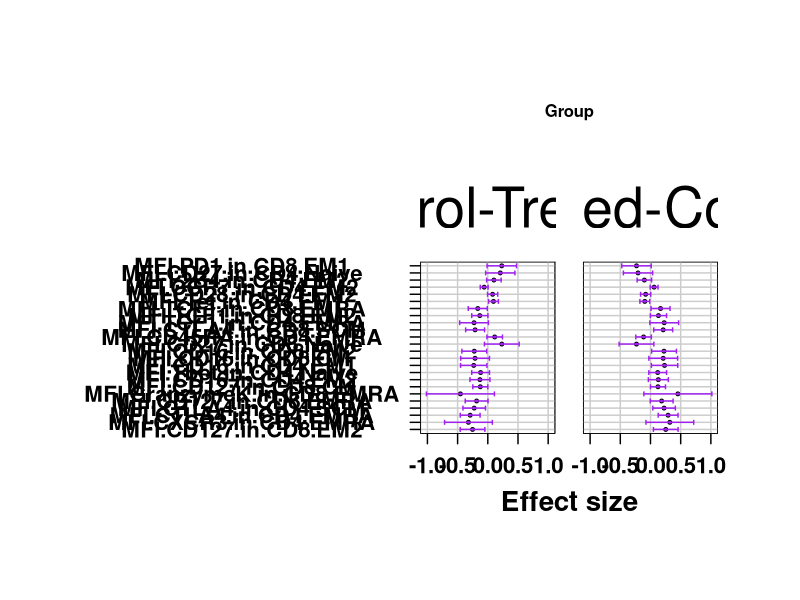
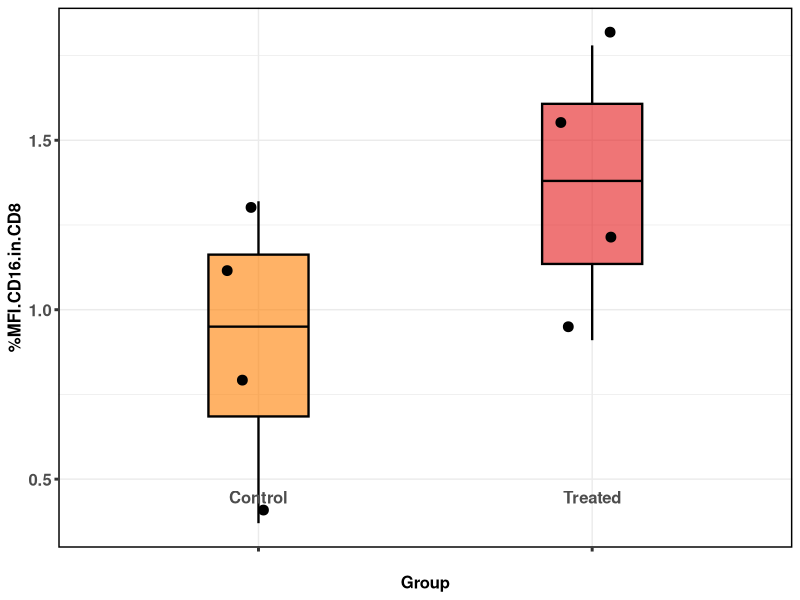
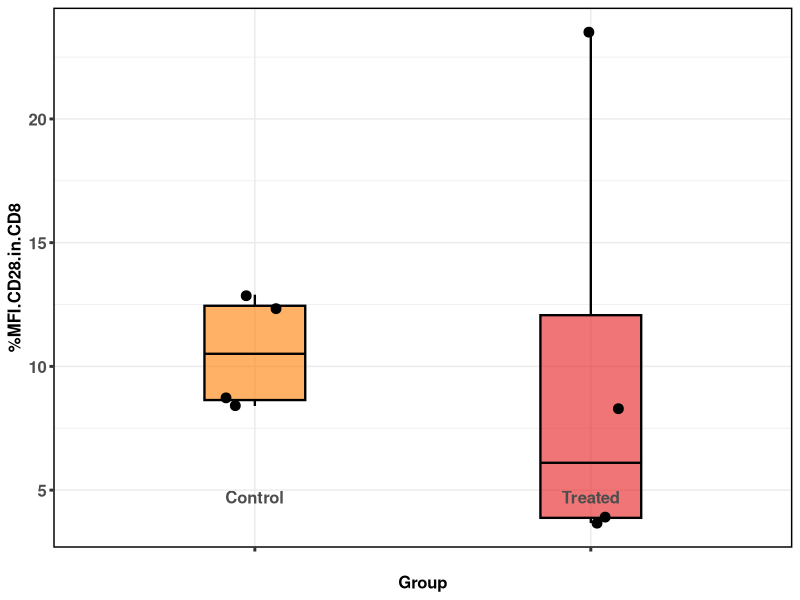
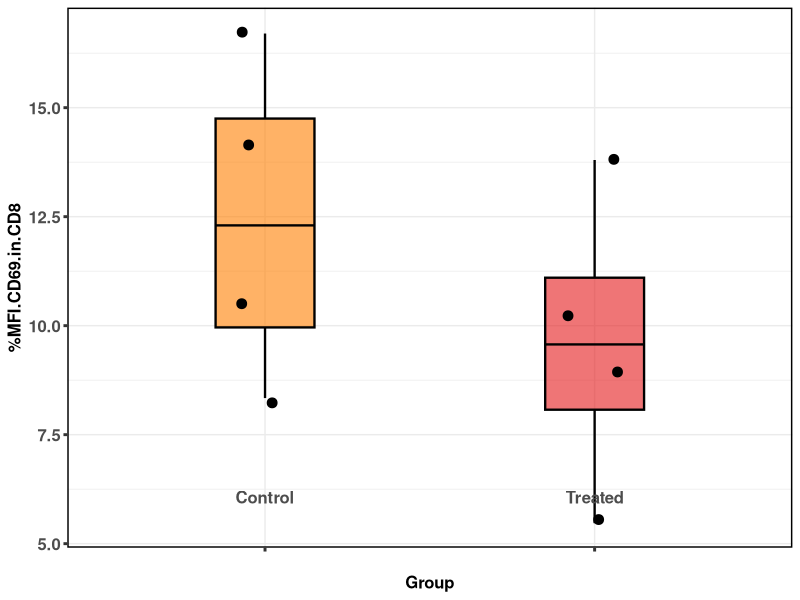
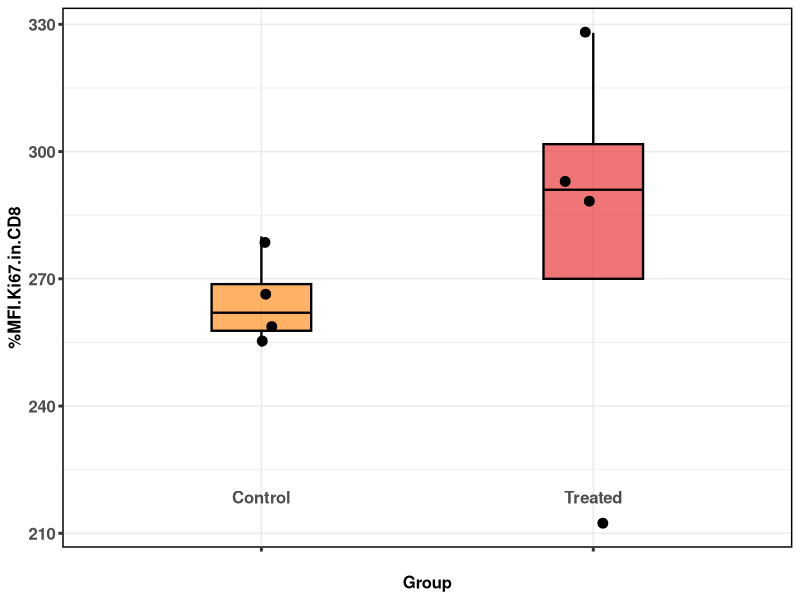
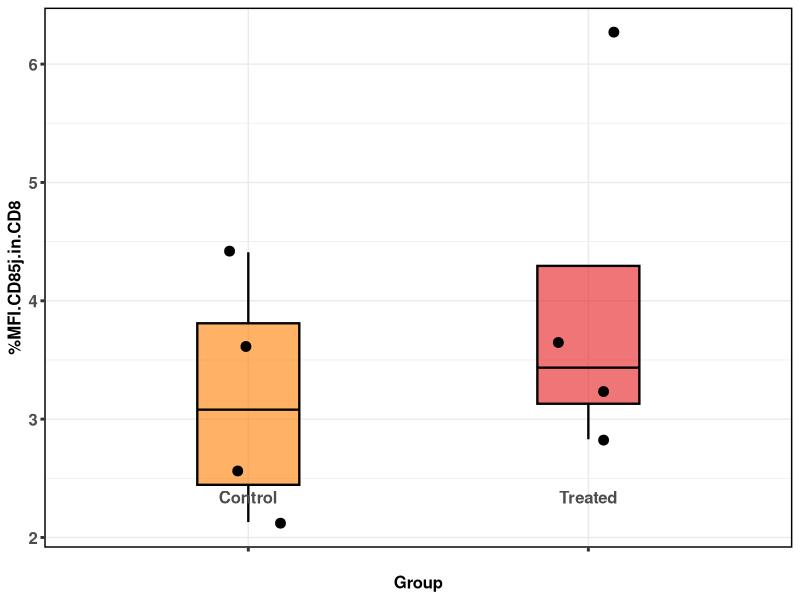
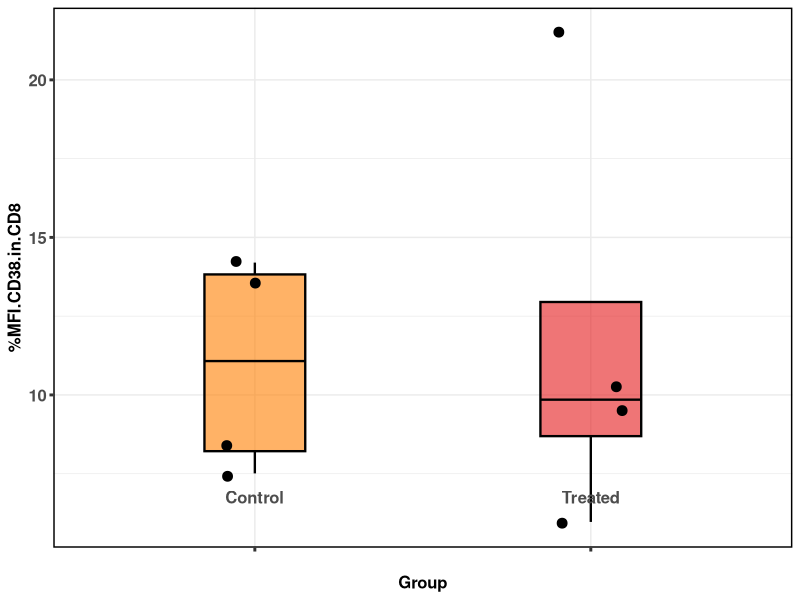
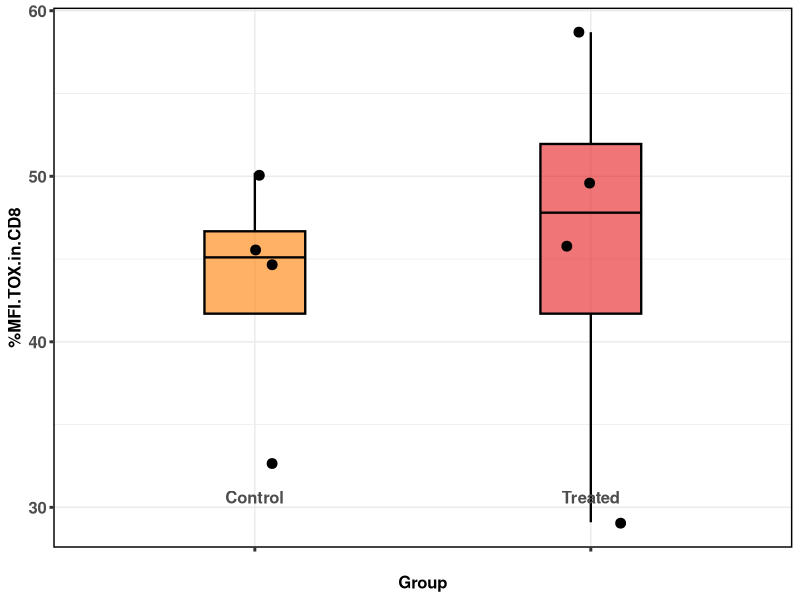

These figures' R source, in order: (Note: this script raises an error after producing the figures.)
## The purpose of this script is to perform multiple regression analysis on data extracted from FlowJo analysis of CyTOF-normalized fcs files

## For a matter of clarity,provided here is an example where the association of a given treatment with CyTOF-generated immunophenotypes is investigated
## For doing this,normalized fcs files are imported into a predefined FlowJo_T.wspt template
## After carefully reviewing the gates,the pre-defined table  is exported as a .csv file, and loaded here in this script

## The steps described below will allow us to run  multiple linear regression analysis, where (i) Group is the treatment (= 'treated versus control' = predictor), 
## (ii) CyTOF is the response, (iii) age, gender, tabac, BMI,..., and batch variables can be included as Control/covariates
## This is meant to answer the question: ??For example can any significant association of treatment with features of T cells in circulation can be detected? ?? 

## For ease of organization,creating a CyTOF Folder with the following subfolders is recommended: 
# CyTOF_Normalized_Files
# CyTOF_Tables
# CyTOF_Subset_Files
# CyTOF_cytofkit
# CyTOF_plots

#### Set wd and useful packages ---------------------------------------------------------------
setwd(".")
library(dplyr)
library(rio)
library(ggplot2)
library(RColorBrewer)
library(stringr)
library(scales)
library(ggthemes)

brewer.set <- "Set1"
brewer.colours.treated <- brewer_pal(palette = brewer.set)(5)[c(5,1)]
font_family="Helvetica"

#### Set up 4 Functions: CreateModelList, GetLmNames, FitLinearModels2, SelectSignificantTests, and PlotResult --------
CreateModelList <- function(models.2.fit, controls){
  CreateModelSubList <- function(models.2.fit, controls){
    lapply(1:nrow(models.2.fit), function(i) list(model = c(models.2.fit[i, -1]), 
                                                  treatments = models.2.fit[i, "treatment"],
                                                  response = models.2.fit[i, "response"]))
  }
  controls <- c("Control")
  models.2.fit <- as.matrix(models.2.fit)
  models.2.fit <- CreateModelSubList(models.2.fit, controls)
}


GetLmNames <- function(frame){
  levels.4.frame <- lapply(frame, levels)
  Reduce(c, lapply(names(levels.4.frame), function(x) paste0(x, levels.4.frame[[x]][-1])))
}

FitLinearModels2 <- function(model.list, variable.frame){
  FitSpecifiedModel <- function(model, variable.frame){
    treatments.lm.names <- GetLmNames(variable.frame[model$treatments])
    data_in<-data.frame(y = variable.frame[[model$response]], variable.frame[model$model])
    
    fit_level<-function(ref_group,model,data_in){
      
      lm_Res<-data.frame(summary(lm(y ~ relevel(Group,ref=ref_group) ,data = data_in ,
                                    singular.ok = FALSE, na.action = na.omit))$coefficients[-c(1),,drop = FALSE])
      lm_Res$Comp_group<-rownames(lm_Res)
      lm_Res$Comp_group <- gsub("relevel(Group, ref = ref_group)", "",lm_Res$Comp_group)
      data.frame(response = model$response, treatment = model$treatments,Ref_group=ref_group,lm_Res , row.names = NULL)
    }
    groups<-as.character(unique(data_in$Group))
    result.frame <- as.data.frame(Reduce(rbind, lapply(groups, fit_level,model=model, data_in=data_in)))
  }
  result.frame <- as.data.frame(Reduce(rbind, lapply(model.list, FitSpecifiedModel, variable.frame = variable.frame)))
  names(result.frame)[4:7] <- c("estimate", "se", "t", "p")
  result.frame$fdr <- p.adjust(result.frame$p, method = "fdr" )
  result.frame
}

# here in sign.levels, you can set the threshold for significance = threshold/2, ie here 0.025 means a threshold at P=0.05
SelectSignificantTests <- function(inference.results, sign.measure = "p", sign.level = 0.025){
  is.significant <- inference.results[,sign.measure] <= sign.level*2
  number.of.significant.tests <- sum(is.significant)
  alpha <- number.of.significant.tests/nrow(inference.results)*sign.level/2
  prob.thresh <- qnorm(1-alpha)
  sign.effects <- inference.results[is.significant,]
  sign.effects.plot.frame <- data.frame(sign.effects[,c("treatment", "response", "Ref_group","Comp_group")], 
                                        mean = sign.effects$estimate,
                                        lower = sign.effects$estimate-prob.thresh*sign.effects$se,
                                        higher = sign.effects$estimate+prob.thresh*sign.effects$se, stringsAsFactors = FALSE)
  sign.effects.plot.frame$legend <- factor(sign.effects.plot.frame$response)
  sign.effects.plot.frame
}

PlotResult <- function(sign.effects.plot.frame){
  path <- file.path(".", "Plots")
  ifelse(!dir.exists(path), dir.create(path), FALSE)
  sign.treatments <- unique(sign.effects.plot.frame$treatment)
  for(j in seq_along(sign.treatments)){
    sign.treatment <- sign.treatments[j]
    plt.vars <- sign.effects.plot.frame %>% filter(treatment == sign.treatment)
    plt <- ggplot(plt.vars, aes(x = reorder(legend, desc(mean)), y = mean, ymin = lower, ymax = higher))
    plt <- plt+geom_point(size = 1, shape=21, fill="purple") + geom_errorbar(width=0.7, position=position_dodge(0.05), color="purple")
    plt <- plt+coord_flip()+ggtitle(sign.treatment)
    plt <- plt+xlab("")+theme_par(base_size = 40) + theme(plot.title=element_text(size=12, face="bold"), panel.grid.major = element_line(colour = "gray80"), axis.text =element_text(size = font.size, face="bold"), axis.title = element_text(size =font.size, face="bold"), legend.title = element_text(size = font.size, face="bold"),axis.title.x = element_text(face="bold", size=20),
                                                          axis.text.x  = element_text(size=16),axis.title.y = element_text(face="bold", size=20),
                                                          axis.text.y  = element_text(size=16))
    plt <- plt+ylab("Effect size") +  guides(colour = guide_legend(title = "Significant (FDR < 0.05)"))
    plt <- plt+facet_grid(.~Comparison)
    ggsave(filename = file.path(path, paste0(sign.treatment, ".pdf")), plt, width = plot.width, height = plot.height)
  }  
}

#### Define graphical parameters ---------------------------------------------------------------
font.size=14
plot.width <- 20
plot.height <- 14

#### Upload 2 dataframes ---------------------------------------------------------------
# (i) the Demo, a table where each line is a donor identified by an ID, and in columns you will have included your "treatment" variables in "Group", as well as all other needed "Control" covariates, 
# In our example, the ID column header is coded as SUBJID, the Group column contains information about the status (Control versus Treated) of the donors, and the Control column indicates the experiment number
# and (ii) the "response" dataframe - here the csv file exported from FlowJo 

Demo = read.csv("Table.csv", header=TRUE, stringsAsFactors = F,row.names = 1)
#Ignore the last two rows which are the Mean and SD for each exported column from FlowJo
#make sure your treatment variables are factors
Demo = Demo[-c((nrow(Demo)),(nrow(Demo)-1)),]

#Create the group column accordingly
n1=4
Demo$Group=as.factor(c(rep("Control",n1),rep("Treated",(nrow(Demo)-n1))))

# make sure your response immunophenotypes are numeric values
Demo[,1:(ncol(Demo)-1)]  <- lapply(Demo[,1:(ncol(Demo)-1)], function(x) {
  if(is.integer(x)) as.numeric(as.character(x)) else x
})
#### Identify the treatment variables you want to explore - for example here CMV serostatus, but you may choose several ones ---------------------------------------------------------------
# you need to keep SUBJID column herein
Demo$SUBJID=rownames(Demo)
treatment = Demo %>% select(Group, SUBJID)

#### Identify the dataset with your response variables = the CyTOF-based FlowJo-exported .csv dataet, and normalize MFIs ---------------------------------------------------------------
CyTOF = Demo[,1:(ncol(Demo)-2)]
is.mfi <- grepl("^MFI.", colnames(CyTOF))
is.percentage <- grepl("^Percentage", colnames(CyTOF))
#MFI values are normalized using log10 transformation
CyTOF=cbind(CyTOF[,is.percentage],log10(CyTOF[,is.mfi]))

# you need to include SUBJID column herein
CyTOF_SUBJID = select(Demo, SUBJID)
CyTOF= bind_cols(CyTOF, CyTOF_SUBJID)

# Approach for imputing missing NA values
# Normalization by the mean as in below is recommended:

# count NA values in each column
sapply(CyTOF, function(x) sum(is.na(x)))
# impute NA values in each column with mean
for(i in 1:ncol(CyTOF)){
  CyTOF[is.na(CyTOF[,i]), i] <- mean(CyTOF[,i], na.rm = TRUE)
}

#### Merge your CyTOF and treatment dataets ---------------------------------------------------------------
CyTOF = semi_join(CyTOF, treatment, by="SUBJID")
# remove SUBJID
CyTOF = CyTOF %>% select(-SUBJID)

#### Isolate covariates you need as Control in the regression ---------------------------------------------------------------
cova = Demo %>% select(SUBJID, Group)
# merge your cova and treatment dataets
cova = semi_join(cova, treatment, by="SUBJID")
# remove SUBJID from both dataframes
cova = cova %>% select(-SUBJID)
treatment = treatment %>% select(-SUBJID)

#### Run the regression analysis ---------------------------------------------------------------
# Build a single processed dataframe
variable.frame <- cbind(treatment, cova, CyTOF)
# Create Model List
models.2.fit <- expand.grid(response = names(CyTOF), treatment = names(treatment), stringsAsFactors = FALSE)
model.list <- CreateModelList(models.2.fit)
# Fit Linear Models
inference.results <- FitLinearModels2(model.list, variable.frame)
inference.results$Comp_group <- gsub("\\(", "",inference.results$Comp_group)
inference.results$Comp_group <- gsub("\\)", "",inference.results$Comp_group)
inference.results$Comp_group <- gsub("relevelGroup, ref = ref_group", "",inference.results$Comp_group)
# Export the inference results on a csv file
export(inference.results, "inference_results.csv")
# SelectSignificantTests
inference.frame <- SelectSignificantTests(inference.results)
inference.frame$Comparison=paste0(inference.frame$Comp_group,"-",inference.frame$Ref_group)

# PlotResult
inference.plots <- PlotResult(inference.frame)


###### Marker wise MFI plot in each subset
var=colnames(Demo)[1:(ncol(Demo)-3)]
for (variable in var) {
  a <- ggplot(data=Demo, aes(x=Group, y=get(variable), fill=Group))
  a <- a + geom_boxplot(colour="black", width=0.3, fatten=1, alpha=0.6, size=0.8, outlier.shape=NA)
  a <- a + geom_jitter(width=0.1, size=3, alpha=1)
  a <- a + scale_fill_manual(values = brewer.colours.treated)
  a <- a + theme_bw()
  a <- a + ylab(paste0("%", variable))
  a <- a + theme(legend.title=element_blank()) 
  a <- a + theme(legend.position="none")
  a <- a + theme(axis.text=element_text(size=12, face="bold"), axis.text.x=element_text(vjust=17, size=12, face="bold"))
  a <- a + theme(panel.border = element_rect(linetype = "solid", size=1, colour = "black"))
  a <- a + theme(axis.title=element_text(size=12, face="bold"),axis.ticks=element_line(size=1))
  a
  ggsave(filename=paste0(variable, ".pdf"), plot=a, device="pdf", path=file.path(".", "Plots"), width=5, height=3)
}

